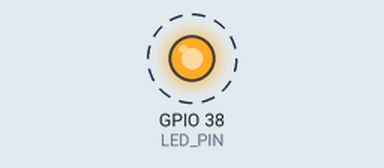
This program was run on a simulated ESP32-S3. On the bench: output pins drawn as LEDs (lit = HIGH). Dashed ring = blinking.

Above: at 0.15 s.
Timing chart, 0 to 3.0 s (numbered marks = the images above):
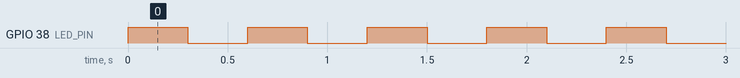

Measured:
- by itself, GPIO 38 (LED_PIN): alternates HIGH for 0.30 s and LOW for 0.30 s

The program:

main.cpp
```cpp
// blink_nonOctal - blika na IO38 a nic jineho nedela.
//
// Zadny vypis na konzoli, zadna dalsi periferie, zadne cteni vstupu. Vsechny
// ostatni piny zustavaji tak, jak je nastavil boot (vstupy). IO19/IO20 se
// zamerne nepouzivaji - visi na nich nativni USB, pres ktere se flashuje.
//
// Verze pro ESP32-S3-DevKitC-1 (WROOM-1, quad flash). Kod je stejny jako
// v ../blink, jiny je jen platformio.ini.
//
// POZOR na devkitu: IO38 je u revize v1.1 privedena na datovy vstup adresne
// RGB LED (WS2812) - pomale prepinani urovne ji nerozsviti, zustane tmava.
// Overuje se tedy bud LED + ~330R externe mezi IO38 a GND, nebo multimetrem
// na headeru: uroven se strida mezi 0 V a 3V3.

#include <Arduino.h>

static constexpr uint8_t LED_PIN = 38;
static constexpr uint32_t HALF_PERIOD_MS = 300;  // 300 ms svit, 300 ms tma

void setup() {
  pinMode(LED_PIN, OUTPUT);
  digitalWrite(LED_PIN, LOW);
}

void loop() {
  digitalWrite(LED_PIN, HIGH);
  delay(HALF_PERIOD_MS);
  digitalWrite(LED_PIN, LOW);
  delay(HALF_PERIOD_MS);
}
```
